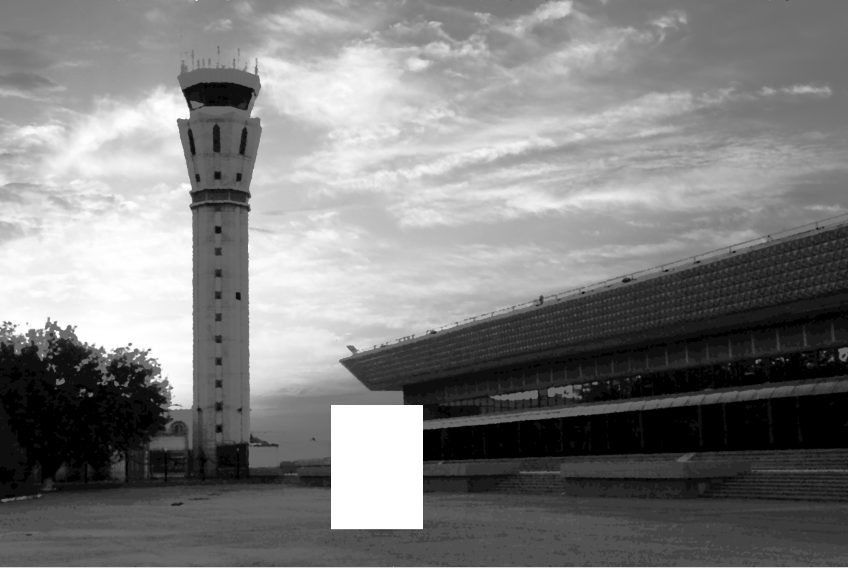
#> input picture Assignment1/2./removed crop.png, 1696 x 1136 px (shown at 1/2 size)
$ jupyter execute --allow-errors answers.ipynb
#> lines starting #> are read from the running program, lines starting #| are printed output that depends on the picture
### Assignment1/helpers.py
import math
import numpy as np
import cv2
import matplotlib.pyplot as plt
""""""""""""""""""""""""""""""""""""""""""""""""""""""""""""""
""""""""""""""""""""""" Util Functions """""""""""""""""""""""

def show_imgs(imgs, titles=None):
    '''
    Display a list of images in the notebook cell.
    :param imgs: a list of images or a single image
    '''
    if isinstance(imgs, list) and len(imgs) != 1:
        n = len(imgs)
        fig, axs = plt.subplots(1, n, figsize=(15,15))
        for i in range(n):
            axs[i].imshow(imgs[i], cmap='gray' if len(imgs[i].shape) == 2 else None)
            if titles is not None:
                axs[i].set_title(titles[i])
    else:
        img = imgs[0] if (isinstance(imgs, list) and len(imgs) == 1) else imgs
        plt.figure()
        plt.imshow(img, cmap='gray' if len(img.shape) == 2 else None)


def plotAndSaveHistogram(img: np.ndarray, title: str, path = None):
    fig, axs = plt.subplots(1, 1)
    axs.hist(img.flatten(), 256, [0, 256], color = 'r')
    if (title != None):
        axs.set_title(title)

    if path != None:
        plt.savefig(path + title + ".png")
    else:
        plt.savefig(title + ".png")

def plotAndSaveHistogramWithAxesLim(img: np.ndarray, title: str, path = None, xLim: int = None, yLim: int = None):
    fig, axs = plt.subplots(1, 1)
    axs.hist(img.flatten(), 256, [0, 256], color = 'r')

    if yLim != None and yLim > 0:
        axs.set_ylim(0, yLim)

    if xLim != None and xLim > 0:
        axs.set_xlim(0, xLim)

    if (title != None):
        axs.set_title(title)

    if path != None:
        plt.savefig(path + title + ".png")
    else:
        plt.savefig(title + ".png")

### Assignment1/answers.ipynb
# Assignment 1
## Part 1

### 1.

[cell 1]
import numpy as np
from PIL import Image
import cv2
import helpers


#> (the rest of this cell did not finish here and is left out)

### 2.

[cell 2]
import numpy as np
from PIL import Image
import cv2
import helpers

img = np.asarray(Image.open("./2./removed crop.png"))
#> img is the input picture: shape (1136, 1696, 4); mean R, G, B, A 126.3, 126.3, 126.3, 255
helpers.plotAndSaveHistogramWithAxesLim(img, "Crop Removed Image Histogram", path = "./2./", yLim = 500000)
#> in plotAndSaveHistogramWithAxesLim, `plt.savefig(path + title + ".png")`:
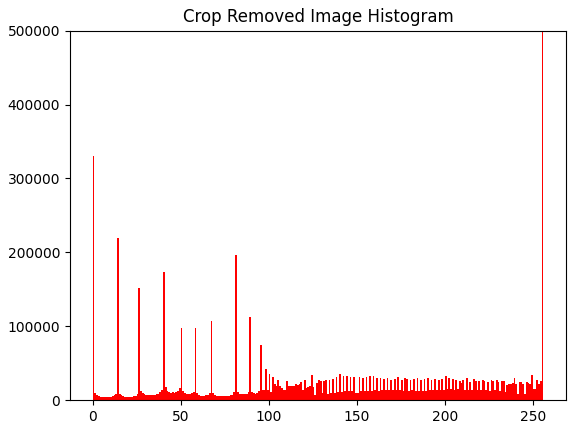
#> figure drawn by matplotlib, 1 panel; tallest bar 2075117 high, from x = 255 to 256

crop = np.asarray(Image.open("crop.png"))
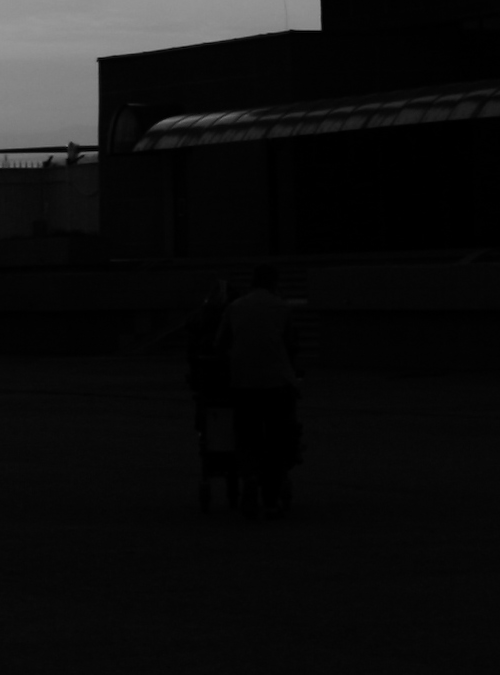
#> input picture Assignment1/crop.png, 500 x 675 px
#> crop is the input picture: shape (675, 500); min 0, max 153, mean 15.3
helpers.plotAndSaveHistogram(crop, "Crop Histogram", path = "./2./")
#> in plotAndSaveHistogram, `plt.savefig(path + title + ".png")`:
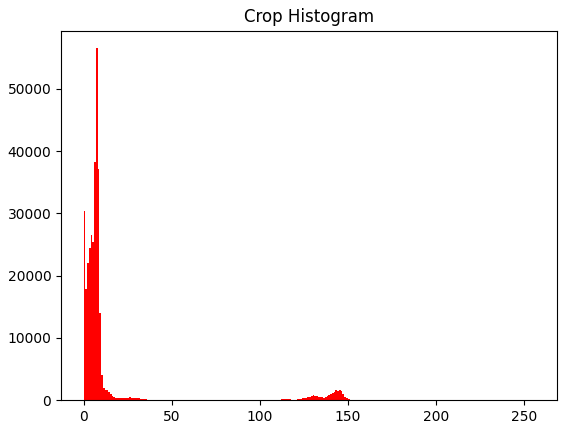
#> figure drawn by matplotlib, 1 panel; tallest bar 56538 high, from x = 7 to 8
equalisedCrop = cv2.equalizeHist(crop)
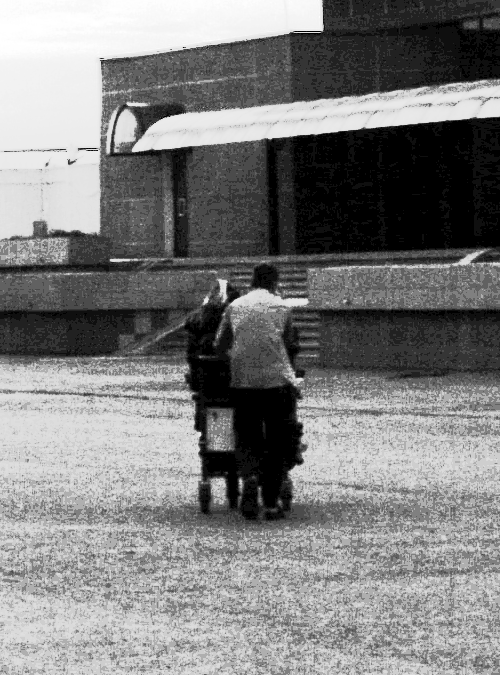
#> equalisedCrop: shape (675, 500); min 0, max 255, mean 127
helpers.plotAndSaveHistogram(equalisedCrop, "Equalised Crop Histogram", path = "./2./")
#> call 2 of plotAndSaveHistogram, with title = 'Equalised Crop Histogram', path = './2./'
#> in plotAndSaveHistogram (call 2), `plt.savefig(path + title + ".png")`:
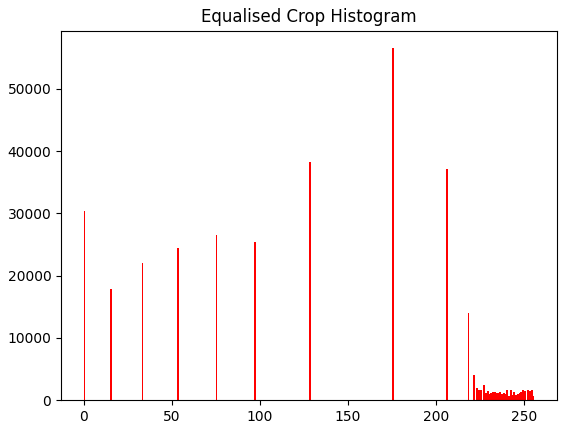
#> figure drawn by matplotlib, 1 panel; tallest bar 56538 high, from x = 175 to 176
Image.fromarray(equalisedCrop).save("./2./equalised crop.png")

## Part 2
### 3.

[cell 3]
import numpy as np
import cv2
import helpers

img = cv2.imread("FranklinMascot.jpg")
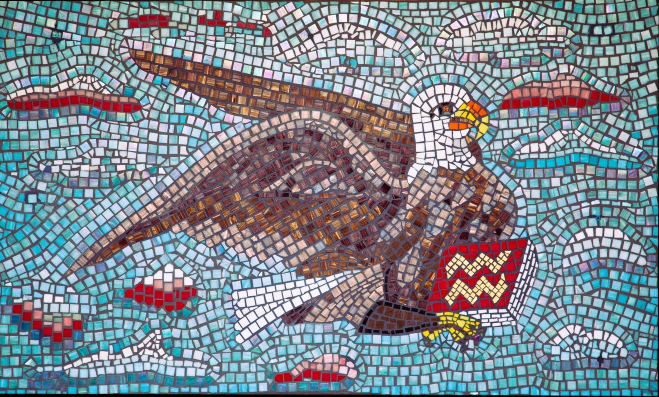
#> input picture Assignment1/FranklinMascot.jpg, 1318 x 793 px (shown at 1/2 size)
#> img is the input picture: shape (793, 1318, 3); mean B, G, R 141.3, 133.4, 126.3
hsvImg = cv2.cvtColor(img, cv2.COLOR_BGR2HSV)
#> hsvImg: shape (793, 1318, 3); mean H, S, V 105.7, 75.1, 155

# Generate Limits for definition of Red
red_low = np.array([0, 0, 0])
red_high = np.array([60,100,100])

redToGreenDifference = 120

# Identify the red pixels
mask = cv2.inRange(hsvImg, red_low, red_high)
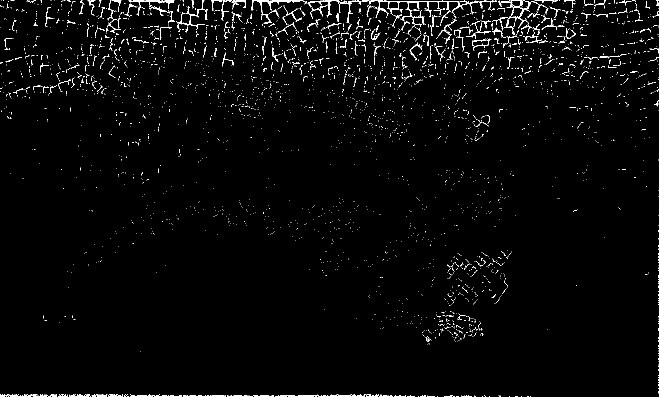
#> mask: shape (793, 1318) (shown at 1/2 size); 2.1% white in thin lines or dots
redPixels = np.argwhere(mask)
#> redPixels = 21528 pairs, first value 0 to 792, second value 0 to 1317

for pixel in redPixels:
  # [6 lines of commented-out code are left out]
  hsvImg[pixel[0], pixel[1]] = np.asarray([240, 100, 100])
  print(hsvImg[pixel[0], pixel[1]])
#> this loop made 21528 passes
#> pixel on passes 1 to 3: [0, 2], [0, 6], [0, 7]
#| [240 100 100]
#| [240 100 100]
#| [240 100 100]
#| [240 100 100]
#| [240 100 100]
#| [240 100 100]
#| [240 100 100]
#| [240 100 100]
#> (further printed lines are left out)
#> hsvImg: shape (793, 1318, 3); mean H, S, V 110.5, 76.3, 155.6

rgbImg = cv2.cvtColor(hsvImg, cv2.COLOR_HSV2RGB)

helpers.show_imgs([rgbImg], ["Green Image"])
